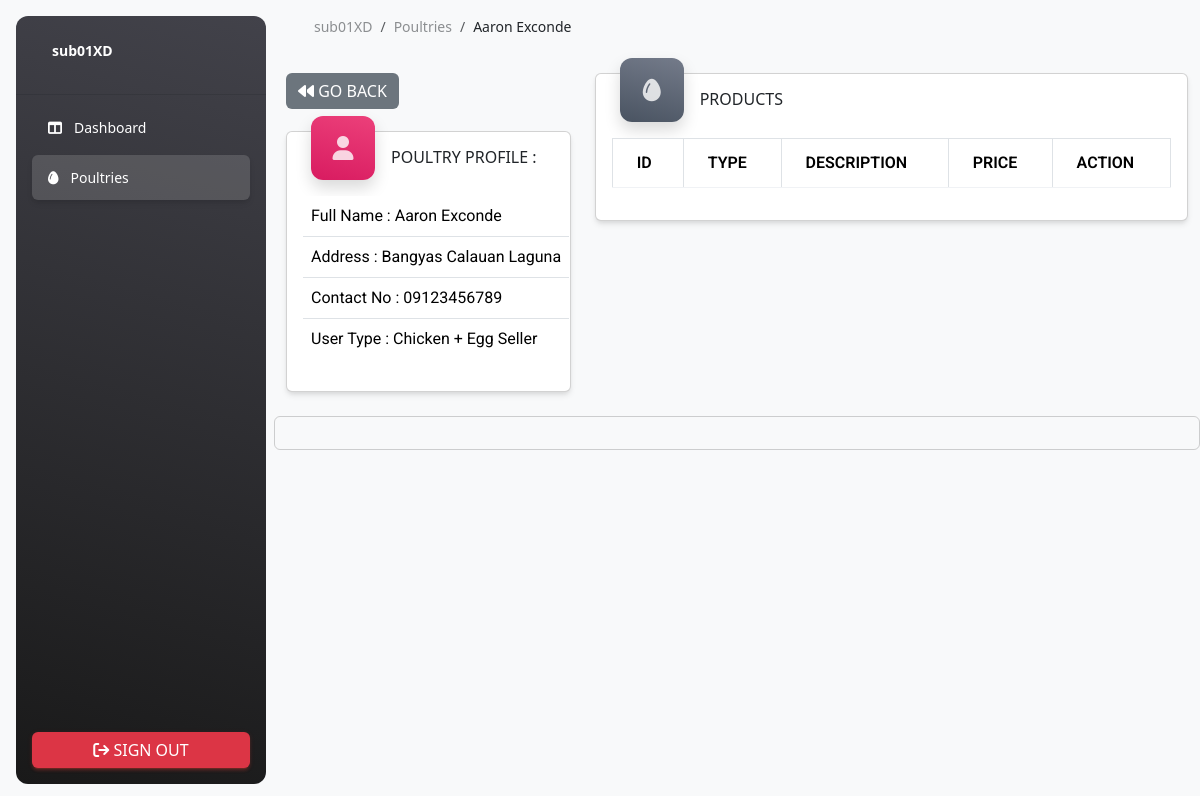
Screenshot of /customer/customer_poultry_select.php?id=3 (signed in) with the database file from the repository.
### tables this page shows
CREATE TABLE `tbl_users` (
  `User_ID` int(11) NOT NULL,
  `Date_Created` date NOT NULL,
  `Name` varchar(255) NOT NULL,
  `Surname` varchar(255) NOT NULL,
  `Address` varchar(255) NOT NULL,
  `Contact` varchar(255) NOT NULL,
  `Username` varchar(255) NOT NULL,
  `Password` varchar(255) NOT NULL,
  `Type` int(11) NOT NULL,
  `Status` varchar(255) NOT NULL
);

### customer/customer_poultry_select.php (the view, shortened to what this page needs)
<?php
include ("assets/php/config.php");
if (!isset($_SESSION['User'])) {
    header("Location: ../customer_login.php");
    exit();
} else {
    if (!isset($_GET['id'])) {
        header("Location: customer_poultry.php");
        exit();
    } else {
        $user = $_GET['id'];
        $sql = "SELECT * FROM tbl_users WHERE User_ID = '$user'";
        $result = $db->query($sql);
        if ($result->num_rows > 0) {
            $row = $result->fetch_assoc();
        } else {
            header("Location: customer_poultry.php");
            exit();
        }
    }
}
?>
<!DOCTYPE html>
<html lang="en">
<head>
    <link id="pagestyle" href="assets/css/material-dashboard.css?v=3.1.0" rel="stylesheet" />
    <link href="https://cdnjs.cloudflare.com/ajax/libs/font-awesome/6.0.0/css/all.min.css" rel="stylesheet" />
    <link href="https://cdn.jsdelivr.net/npm/bootstrap@5.3.3/dist/css/bootstrap.min.css" rel="stylesheet"
>
    <link rel="stylesheet" href="https://cdn.jsdelivr.net/npm/flatpickr/dist/flatpickr.min.css">
    <link rel="stylesheet" href="//cdn.datatables.net/2.0.2/css/dataTables.dataTables.min.css">
</head>
<body class="g-sidenav-show  bg-gray-100">
    <aside
        class="sidenav navbar navbar-vertical navbar-expand-xs border-0 border-radius-xl my-3 fixed-start ms-3   bg-gradient-dark"
        id="sidenav-main">
        <div class="sidenav-header">
            <a class="navbar-brand m-0" href="admin_dashboard.php" target="_blank">
                <span class="ms-1 font-weight-bold text-white">
                    <?php echo $_SESSION['User'] ?>
                </span>
            </a>
        </div>
        <hr class="horizontal light mt-0 mb-2">
        <div class="collapse navbar-collapse  w-auto " id="sidenav-collapse-main">
            <ul class="navbar-nav">
                <li class="nav-item">
                    <a class="nav-link text-white" href="customer_dashboard.php">
                        <div class="text-white text-center me-2 d-flex align-items-center justify-content-center">
                            <i class="fa-solid fa-table-columns"></i>
                        </div>
                        <span class="nav-link-text ms-1">Dashboard</span>
                    </a>
                </li>
                <li class="nav-item">
                    <a class="nav-link text-white active" href="customer_poultry.php">
                        <div class="text-white text-center me-2 d-flex align-items-center justify-content-center">
                            <i class="fa-solid fa-egg"></i>
                        </div>
                        <span class="nav-link-text ms-1">Poultries</span>
                    </a>
                </li>
            </ul>
        </div>
        <div class="sidenav-footer position-absolute w-100 bottom-0 ">
            <div class="mx-3">
                <a class="btn btn-danger w-100" href="#" onclick="logout();">
                    <i class="fa-solid fa-sign-out"></i>&nbsp;Sign Out</a>
            </div>
        </div>
    </aside>
    <main class="main-content border-radius-lg ">
        <nav class="navbar navbar-main navbar-expand-lg px-0 mx-4 shadow-none border-radius-xl" id="navbarBlur"
            data-scroll="true">
            <div class="container-fluid py-1 px-3">
                <nav aria-label="breadcrumb">
                    <ol class="breadcrumb bg-transparent mb-0 pb-0 pt-1 px-0 me-sm-6 me-5">
                        <li class="breadcrumb-item text-sm"><a class="opacity-5 text-dark" href="javascript:;"
                                style="text-decoration:none;">
                                <?php echo $_SESSION['User'] ?>
                            </a>
                        </li>
                        <li class="breadcrumb-item text-sm" aria-current="page"><a class="opacity-5 text-dark"
                                href="javascript:;" style="text-decoration:none;">Poultries</a></li>
                        <li class="breadcrumb-item text-sm text-dark active" aria-current="page">
                            <?php echo $row['Name'] ?>
                            <?php echo $row['Surname'] ?>
                        </li>
                    </ol>
                </nav>
            </div>
        </nav>
        <div class="container-fluid py-4">
            <div class="row">
                <div class="col-lg-4 position-relative z-index-2">
                    <a class="btn btn-secondary" href="customer_poultry.php"> <i class="fa-solid fa-backward"></i> GO
                        BACK</a>
                    <div class="row" style="margin-top:2%">
                        <div class="col-12">
                            <div class="card mb-4 ">
                                <div class="d-flex flex-row">
                                    <div
                                        class="icon icon-shape icon-lg bg-gradient-primary shadow text-center border-radius-xl mt-n3 ms-4">
                                        <i class="fa-solid fa-user"></i>
                                    </div>
                                    <h6 class="mt-3 mb-2 ms-3 ">POULTRY PROFILE :
                                    </h6>
                                </div>
                                <div class="card-body p-3">
                                    <div class="row">
                                        <div class="col-lg-12 col-md-7">
                                            <table class="table">
                                                <tr>
                                                    <td>Full Name :
                                                        <?php echo $row['Name'] ?>
                                                        <?php echo $row['Surname'] ?>
                                                    </td>
                                                </tr>
                                                <tr>
                                                    <td>Address :
                                                        <?php echo $row['Address'] ?>
                                                    </td>
                                                </tr>
                                                <tr>
                                                    <td>Contact No :
                                                        <?php echo $row['Contact'] ?>
                                                    </td>
                                                </tr>
                                                <tr>
                                                    <td>User Type :
                                                        <?php if ($row['Type'] == 1): ?>
                                                            <span class="card-text">Chicken Seller</span>
                                                        <?php elseif ($row['Type'] == 2): ?>
                                                            <span class="card-text">Egg Seller</span>
                                                        <?php else: ?>
                                                            <span class="card-text">Chicken + Egg Seller </span>
                                                        <?php endif; ?>
                                                    </td>
                                                </tr>
                                            </table>
                                        </div>
                                    </div>
                                </div>
                            </div>
                        </div>
                    </div>
                </div>
                <div class="col-lg-8">
                    <div class="row">
                        <div class="col-12">
                            <div class="card mb-4 ">
                                <div class="d-flex flex-row">
                                    <div
                                        class="icon icon-shape icon-lg bg-gradient-secondary shadow text-center border-radius-xl mt-n3 ms-4">
                                        <i class="fa-solid fa-egg"></i>
                                    </div>
                                    <h6 class="mt-3 mb-2 ms-3 ">PRODUCTS
                                    </h6>
                                </div>
                                <div class="card-body p-3">
                                    <table class="table table-bordered" id="tblProducts">
                                        <thead>
                                            <tr>
                                                <th>ID</th>
                                                <th>TYPE</th>
                                                <th>DESCRIPTION</th>
                                                <th>PRICE</th>
                                                <th>ACTION</th>
                                            </tr>
                                        </thead>
                                    </table>
                                </div>
                            </div>
                        </div>
                    </div>
                </div>
            </div>
            <div class="row">
                <div class="card card-plain mb-4">
                    <div class="card-body p-3">
                    </div>
                </div>
            </div>
        </div>
    </main>
</body>
</html>

### rows the page displays
tbl_users: Name "Aaron", Surname "Exconde", Address "Bangyas Calauan Laguna", Contact "09123456789"

### other values shown
$_SESSION['User'] "sub01XD"
